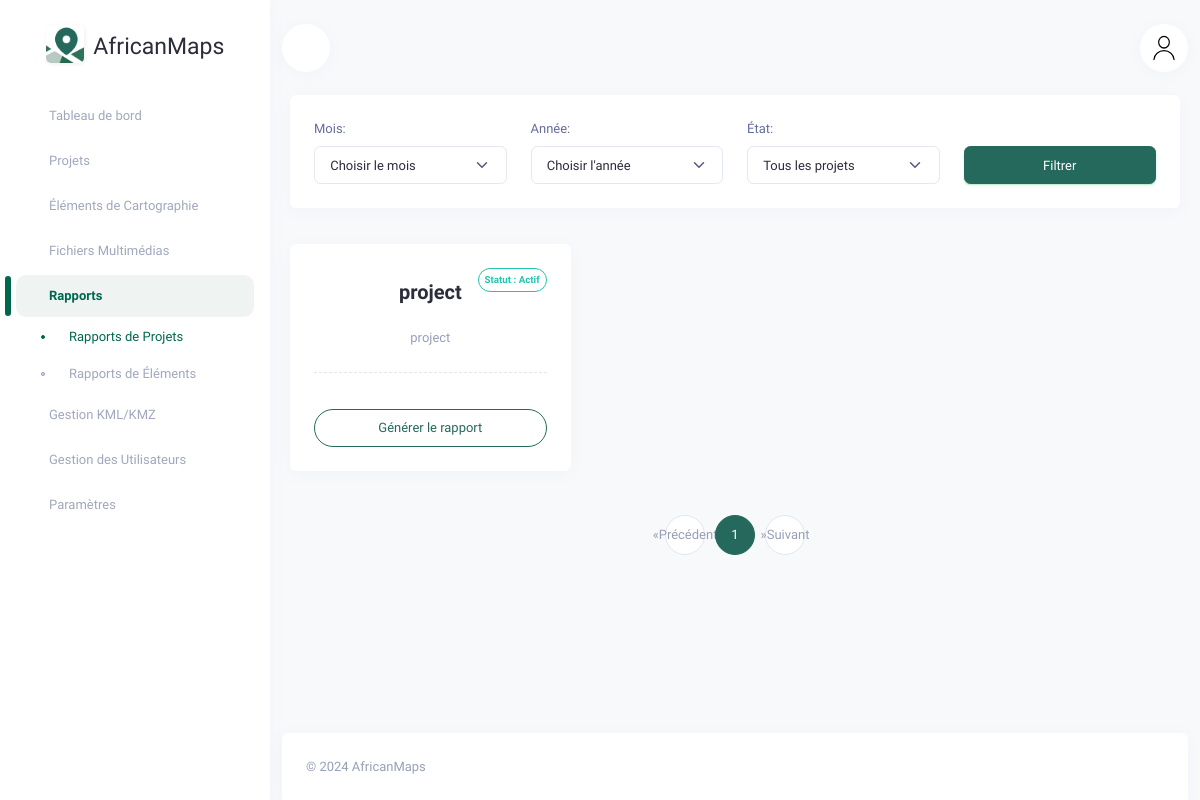
/rapport/project/, run on the app's committed database.
### dashboard_app/models.py (models this page shows, shortened)
class Location(models.Model):
    geojson = models.TextField()
    description = models.TextField()
    name = models.CharField(max_length=100)
    created_at = models.DateTimeField(auto_now_add=True)
    archived = models.BooleanField(default=False)

### dashboard_app/views.py (the view)
# urls.py: path('rapport/project/', views.project_report, name='project_report'),
def project_report(request):
    month = request.GET.get('month')
    year = request.GET.get('year')
    archived = request.GET.get('archived')
    locations = Location.objects.all().order_by('-created_at')
    if month and not year:
        current_year = datetime.now().year
        locations = locations.filter(created_at__year=current_year, created_at__month=month)
    elif year:
        locations = locations.filter(created_at__year=year)
        if month:
            locations = locations.filter(created_at__month=month)
    if archived == 'archived':
        locations = locations.filter(archived=True)
    elif archived == 'non_archived':
        locations = locations.filter(archived=False)
    paginator = Paginator(locations, 9)
    page_number = request.GET.get('page')
    page_obj = paginator.get_page(page_number)
    months = [{'name': datetime(2000, i, 1).strftime('%B'), 'value': i} for i in range(1, 13)]
    years = range(2020, datetime.now().year + 1)
    context = {
        'page_obj': page_obj,  # Objet de pagination pour gérer l'affichage des pages
        'months': months,      # Liste des mois pour le filtre
        'years': years,        # Liste des années pour le filtre
    }
    return render(request, 'dashboard_app/web/project_report.html', context)

### dashboard_app/context_processors.py (called while the page is built)
def user_context(request):
    user = request.user
    return {
        'username': user.username if user.is_authenticated else 'Invité',
        'role': 'Administrateur' if user.is_staff else 'Utilisateur',
    }

### dashboard_app/templates/dashboard_app/web/project_report.html (shortened to what this page needs)
{% extends 'dashboard_app/web/base.html' %}
{% load static %}
{% block content %}
<div class="card mb-4">
    <div class="card-body">
        <form method="get" action="">
            <div class="row g-3">
                <div class="col-12 col-md-3">
                    <label for="month" class="form-label">Mois:</label>
                    <select id="month" name="month" class="form-select">
                        <option value="">Choisir le mois</option>
                    </select>
                </div>
                <div class="col-12 col-md-3">
                    <label for="year" class="form-label">Année:</label>
                    <select id="year" name="year" class="form-select">
                        <option value="">Choisir l'année</option>
                    </select>
                </div>
                <div class="col-12 col-md-3">
                    <label for="archived" class="form-label">État:</label>
                    <select id="archived" name="archived" class="form-select">
                        <option value="">Tous les projets</option>
                    </select>
                </div>
                <div class="col-12 col-md-3 align-self-end">
                    <button type="submit" class="btn btn-primary w-100">Filtrer</button>
                </div>
            </div>
        </form>
    </div>
</div>
<div class="row">
    {% for location in page_obj %}
    <div class="col-md-6 col-lg-4">
        <div class="card position-relative">
            <div class="card-body">
                <div class="position-absolute top-0 end-0 mt-3 me-3 text-end">
                    {% if location.archived %}
                        <span class="badge rounded-pill bg-transparent border border-danger text-danger p-1 d-block">
                            Statut : Archivé
                        </span>
                    {% else %}
                        <span class="badge rounded-pill border border-success text-success p-1 d-block">
                            Statut : Actif
                        </span>
                    {% endif %}
                </div>
                <div class="text-center border-dashed-bottom pb-3">
                    <h5 class="fw-bold my-2 fs-20">{{ location.name }}</h5>
                    <p class="text-muted mt-3 mb-0">{{ location.description|truncatechars:100 }}</p>
                </div>
                <div class="mt-3 w-100">
                    <form method="post" action="{% url 'generate-location-word' location.id %}">
                        <button type="submit" class="btn rounded-pill btn-outline-primary w-100 mt-2">Générer le rapport</button>
                    </form>
                </div>
            </div>
        </div>
    </div>
    {% endfor %}
</div>
<ul class="pagination justify-content-center">
    {% if page_obj.has_previous %}
        <li class="page-item">
            <a class="page-link" href="?page={{ page_obj.previous_page_number }}" aria-label="Précédent">
                <span aria-hidden="true">«</span>
                <span class="sr-only">Précédent</span>
            </a>
        </li>
    {% else %}
        <li class="page-item disabled">
            <a class="page-link" href="#" aria-label="Précédent">
                <span aria-hidden="true">«</span>
                <span class="sr-only">Précédent</span>
            </a>
        </li>
    {% endif %}
    {% for num in page_obj.paginator.page_range %}
        {% if page_obj.number == num %}
            <li class="page-item active">
                <a class="page-link" href="#">{{ num }}</a>
            </li>
        {% else %}
            <li class="page-item">
                <a class="page-link" href="?page={{ num }}">{{ num }}</a>
            </li>
        {% endif %}
    {% endfor %}
    {% if page_obj.has_next %}
        <li class="page-item">
            <a class="page-link" href="?page={{ page_obj.next_page_number }}" aria-label="Suivant">
                <span aria-hidden="true">»</span>
                <span class="sr-only">Suivant</span>
            </a>
        </li>
    {% else %}
        <li class="page-item disabled">
            <a class="page-link" href="#" aria-label="Suivant">
                <span aria-hidden="true">»</span>
                <span class="sr-only">Suivant</span>
            </a>
        </li>
    {% endif %}
</ul>
 <footer class="footer text-center text-sm-start d-print-none">
    <div class="container-xxl">
        <div class="row">
            <div class="col-12">
                <div class="card mb-0 rounded-bottom-0">
                    <div class="card-body">
                        <p class="text-muted mb-0">
                            © <script> document.write(new Date().getFullYear()) </script> AfricanMaps
                        </p>
                    </div>
                </div>
            </div>
        </div>
    </div>
</footer>
{% endblock content %}

### data on the page
Location: archived "Statut : Actif", name "project", description "project"

### other printed values
{{ num }} "1"
